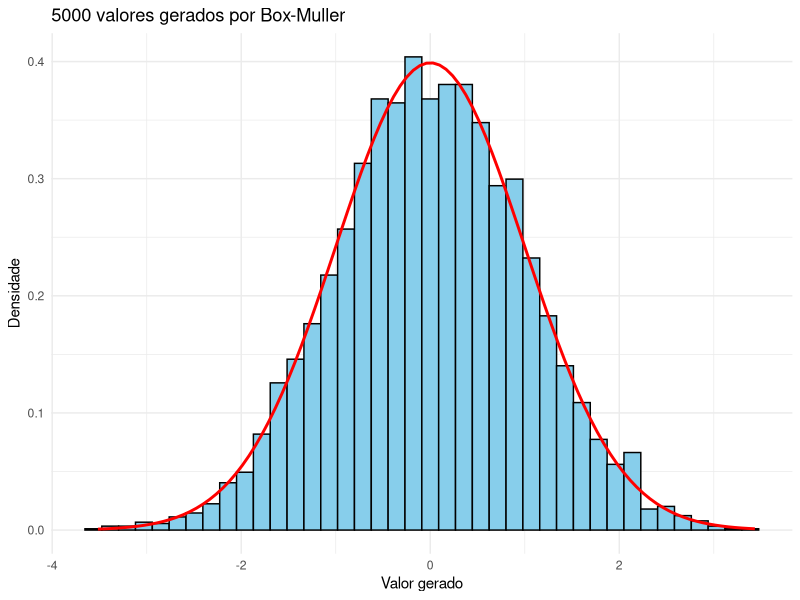
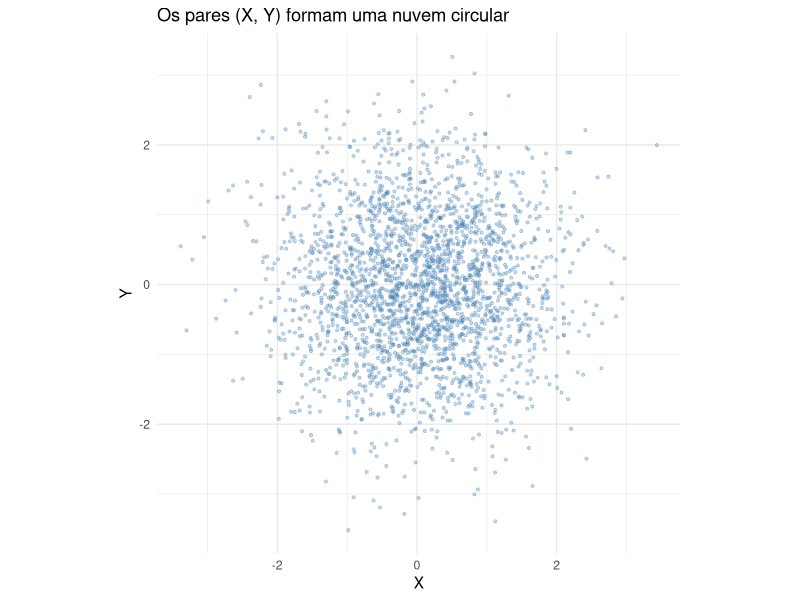
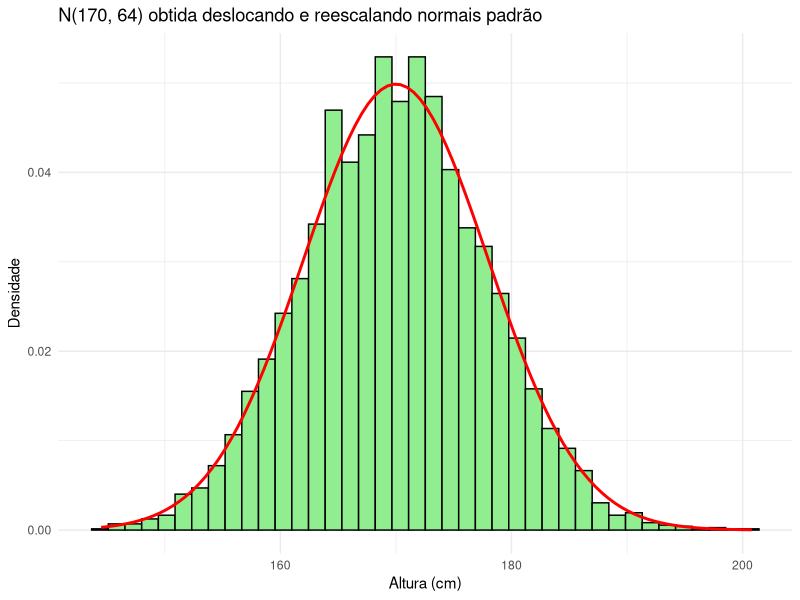
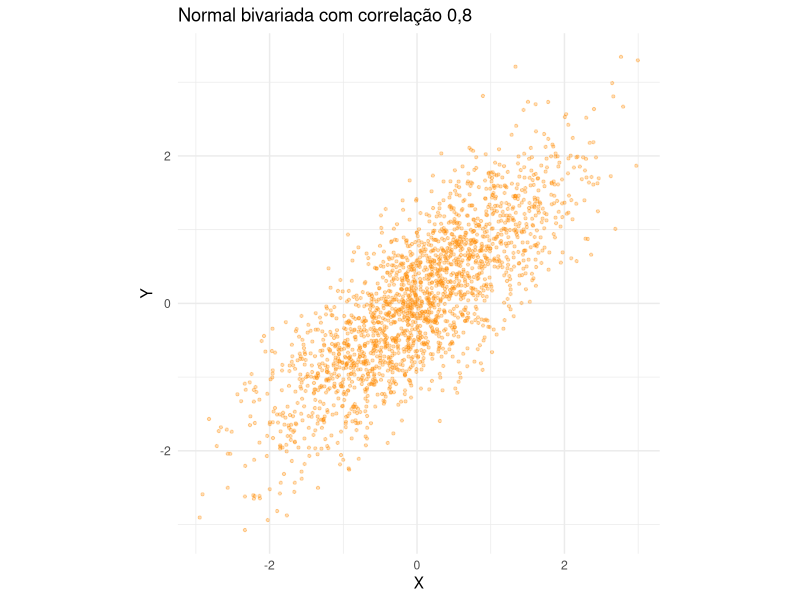
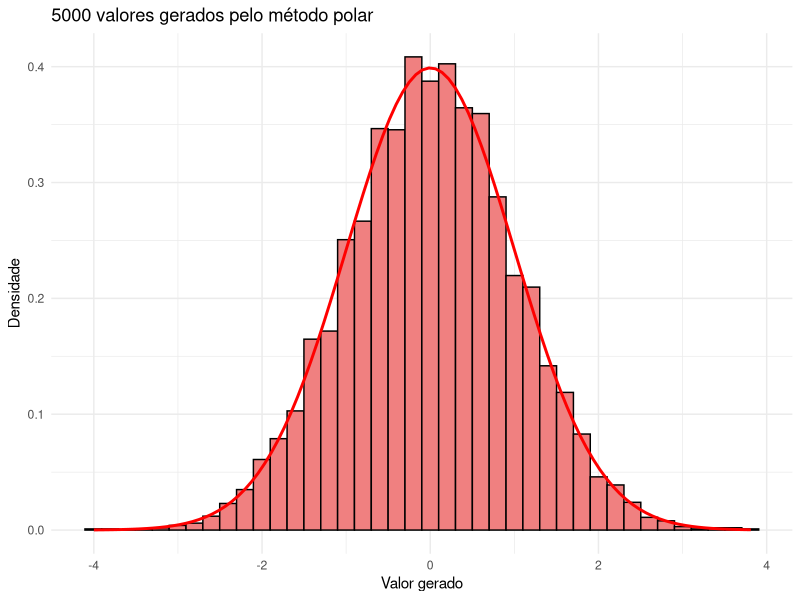

Recreate these plots in R, in order.
## ---- chunk 1
library(ggplot2)

set.seed(42)

# Gera B pares de normais padrão pelo método de Box-Muller.
# Devolve um data.frame com colunas x e y: cada linha é um par (X, Y)
box_muller <- function(B) {
  X <- numeric(B)
  Y <- numeric(B)

  for (i in 1:B) {
    # Passo 1: dois uniformes independentes
    U1 <- runif(1)
    U2 <- runif(1)

    # Passo 2: o raio e o ângulo. Em R, log() é o logaritmo natural
    R <- sqrt(-2 * log(U1))
    Theta <- 2 * pi * U2

    # Passo 3: de coordenadas polares de volta para as cartesianas.
    # cos e sin esperam o ângulo em radianos, que é o que Theta já é
    X[i] <- R * cos(Theta)
    Y[i] <- R * sin(Theta)
  }

  return(data.frame(x = X, y = Y))
}

B <- 2500   # número de PARES: no fim teremos 2 * B = 5000 valores normais
pares <- box_muller(B)

cat("X: média", round(mean(pares$x), 3),
    "e desvio padrão", round(sd(pares$x), 3), "\n")
cat("Y: média", round(mean(pares$y), 3),
    "e desvio padrão", round(sd(pares$y), 3), "\n")
cat("Correlação entre X e Y:", round(cor(pares$x, pares$y), 3), "\n")

# As duas colunas juntas: 2B valores, todos N(0,1)
df <- data.frame(z = c(pares$x, pares$y))

ggplot(df, aes(x = z)) +
  geom_histogram(aes(y = after_stat(density)), bins = 40,
                 fill = "skyblue", color = "black") +
  stat_function(fun = dnorm, color = "red", linewidth = 1) +
  labs(title = "5000 valores gerados por Box-Muller",
       x = "Valor gerado", y = "Densidade") +
  theme_minimal()
## ---- chunk 2
# coord_fixed deixa as duas escalas iguais: sem isso, um círculo pareceria
# uma elipse
ggplot(pares, aes(x = x, y = y)) +
  geom_point(alpha = 0.3, size = 0.8, color = "steelblue") +
  coord_fixed() +
  labs(title = "Os pares (X, Y) formam uma nuvem circular",
       x = "X", y = "Y") +
  theme_minimal()
## ---- chunk 3
set.seed(2024)

mu <- 170     # média desejada
sigma <- 8    # desvio padrão desejado

pares <- box_muller(2500)
Z <- c(pares$x, pares$y)   # 5000 valores N(0,1)

# A transformação afim que desloca e reescala
X <- mu + sigma * Z

cat("Média amostral:", round(mean(X), 2), " (teórica:", mu, ")\n")
cat("Desvio padrão amostral:", round(sd(X), 2), " (teórico:", sigma, ")\n")
cat("Proporção de valores acima de 186 cm:", round(mean(X > 186), 4), "\n")
cat("Valor teórico:", round(1 - pnorm(186, mean = mu, sd = sigma), 4), "\n")

ggplot(data.frame(x = X), aes(x = x)) +
  geom_histogram(aes(y = after_stat(density)), bins = 40,
                 fill = "lightgreen", color = "black") +
  stat_function(fun = function(x) dnorm(x, mean = mu, sd = sigma),
                color = "red", linewidth = 1) +
  labs(title = "N(170, 64) obtida deslocando e reescalando normais padrão",
       x = "Altura (cm)", y = "Densidade") +
  theme_minimal()
## ---- chunk 4
set.seed(7)

rho <- 0.8   # correlação desejada
B <- 2000

pares <- box_muller(B)
Z1 <- pares$x
Z2 <- pares$y

# X é a primeira normal; Y mistura as duas para criar a correlação
X <- Z1
Y <- rho * Z1 + sqrt(1 - rho^2) * Z2

cat("Correlação amostral:", round(cor(X, Y), 3), " (teórica:", rho, ")\n")
cat("Desvio padrão de Y:", round(sd(Y), 3), " (teórico: 1)\n")

prob_teorica <- 1 / 4 + asin(rho) / (2 * pi)
cat("P(X > 0 e Y > 0) observada:", round(mean(X > 0 & Y > 0), 4), "\n")
cat("P(X > 0 e Y > 0) teórica:", round(prob_teorica, 4), "\n")

ggplot(data.frame(x = X, y = Y), aes(x = x, y = y)) +
  geom_point(alpha = 0.3, size = 0.8, color = "darkorange") +
  coord_fixed() +
  labs(title = "Normal bivariada com correlação 0,8",
       x = "X", y = "Y") +
  theme_minimal()
## ---- chunk 5
set.seed(42)

B <- 2500
X <- numeric(B)
Y <- numeric(B)
n_sorteios <- 0   # conta quantos pares (V1, V2) foram sorteados ao todo
i <- 1

while (i <= B) {
  # Passo 1: um ponto uniforme no quadrado [-1, 1] x [-1, 1]
  V1 <- runif(1, min = -1, max = 1)
  V2 <- runif(1, min = -1, max = 1)
  n_sorteios <- n_sorteios + 1

  S <- V1^2 + V2^2

  # Passo 2: só aceitamos os pontos que caíram dentro do círculo de raio 1
  if (S < 1 && S > 0) {
    # Passo 3: o fator comum faz o papel de R / sqrt(S)
    fator <- sqrt(-2 * log(S) / S)
    X[i] <- V1 * fator
    Y[i] <- V2 * fator
    i <- i + 1
  }
}

cat("Pares sorteados:", n_sorteios, "para", B, "aceitos\n")
cat("Taxa de aceitação observada:", round(B / n_sorteios, 3), "\n")
cat("Taxa de aceitação teórica (pi/4):", round(pi / 4, 3), "\n")
cat("Média e desvio padrão de X:", round(mean(X), 3), round(sd(X), 3), "\n")

df <- data.frame(z = c(X, Y))

ggplot(df, aes(x = z)) +
  geom_histogram(aes(y = after_stat(density)), bins = 40,
                 fill = "lightcoral", color = "black") +
  stat_function(fun = dnorm, color = "red", linewidth = 1) +
  labs(title = "5000 valores gerados pelo método polar",
       x = "Valor gerado", y = "Densidade") +
  theme_minimal()
